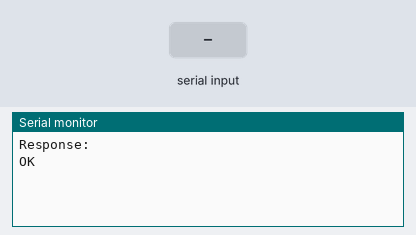
Simulated run of this sketch. Board: Arduino Uno, built with avr-gcc and run on an emulated ATmega328P. Shown: the last lines printed to the serial monitor. The inputs (shaded band) are chosen by the test bench. The modem accepts every AT command (registered, SIM ready, sends succeed) and sends nothing else.

Above: at 1.2 s.
1.3 s: "1" received over the second serial link
At 3.1 s:
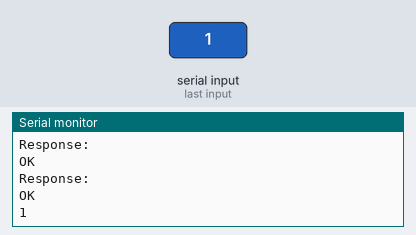
3.8 s: "0" received over the second serial link
At 5.2 s:
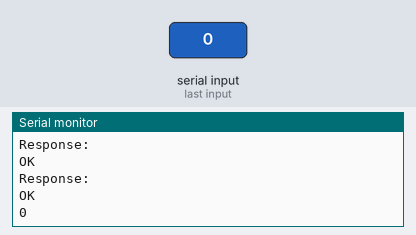
5.3 s: "2" received over the second serial link
At 7.1 s:
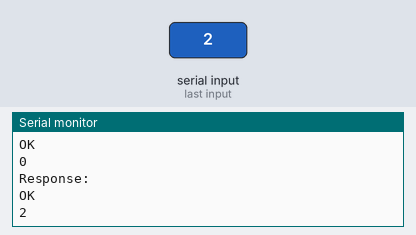

Measured:
- after the input at 1.3 s, the serial monitor: prints a new line after 1.0 s (image 1)
- after the input at 3.8 s, the serial monitor: prints a new line after 1.0 s (image 2)
- after the input at 5.3 s, the serial monitor: prints a new line after 1.0 s (image 3)

The sketch:

bt_macid_softser.ino
```cpp
#include<SoftwareSerial.h>

SoftwareSerial bt(2,4);
void setup() {
  // put your setup code here, to run once:
Serial.begin(9600);
bt.begin(9600);
}

void loop() {
  // put your main code here, to run repeatedly:
bt.println("AT");
String c = bt.readString();
Serial.println("Response: "+c);
}
```
